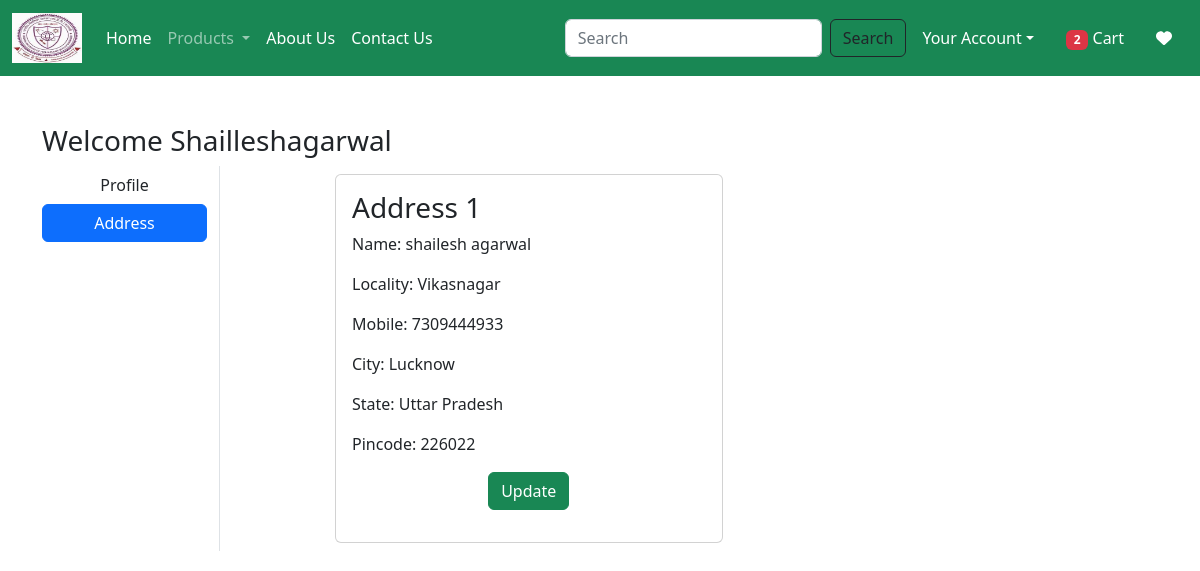
The app's page /address/ (signed in) with its own data.
### app/models.py (models this page shows, shortened)
class Customer(models.Model):
    user = models.ForeignKey(User,on_delete=models.CASCADE)
    name = models.CharField(max_length=200)
    locality = models.CharField(max_length=200)
    city = models.CharField(max_length=50)
    mobile = models.IntegerField(default=0)
    zipcode = models.IntegerField()
    state = models.CharField(choices=STATE_CHOICES,max_length=100)

### app/views.py (the view)
# urls.py: path('address/', views.address, name='address'),
@login_required
def address(request):
    add = Customer.objects.filter(user=request.user)
    totalitem = 0
    wishitem=0
    if request.user.is_authenticated:
        totalitem = len(Cart.objects.filter(user=request.user))
        wishitem = len(Wishlist.objects.filter(user=request.user))
    return render(request, 'app/address.html',locals())

### app/templates/app/address.html (shortened to what this page needs)
{% extends 'app/base.html' %}
{% load static %}
{% block main-content %}
<div class="container my-5">
    <div class="row">
     <h3>Welcome <span class="text-capitalize">{{request.user}}</span></h3>
        <div class="col-sm-2 border-end">
            <ul class="list-unstyled">
            <li class="d-grid"><a href="{% url 'profile' %}" class="btn ">Profile</a></li>
            <li class="d-grid"><a href="{% url 'address' %}" class="btn btn-primary">Address</a></li>
            </ul>
        </div>
        <div class="col-sm-9 offset-sm-1">
            <div class="row">
                {% for ad in add %}
                <div class="col-sm-6">
                    <div class="card m-2">
                     <div class="card-body">
                      <h3>Address {{forloop.counter}}</h3>
                      <p>Name: {{ad.name}}</p>
                      <p>Locality: {{ad.locality}}</p>
                      <p>Mobile: {{ad.mobile}}</p>
                      <p>City: {{ad.city}}</p>
                      <p>State: {{ad.state}}</p>
                      <p>Pincode: {{ad.zipcode}}</p>
                      <p class="text-center"><a href="{% url 'updateAddress' pk=ad.id %}" type="button" class="btn btn-success">Update</a></p>
                     </div>
                    </div>
                </div>
                {% endfor %}
            </div>
        </div>
    </div>
</div>
{% endblock main-content %}

### records on screen
Customer: name "shailesh agarwal", locality "Vikasnagar", mobile "7309444933", city "Lucknow", state "Uttar Pradesh", zipcode "226022"

### other values on screen
{{ totalitem }} "2"
{{ request.user }} "Shailleshagarwal"
